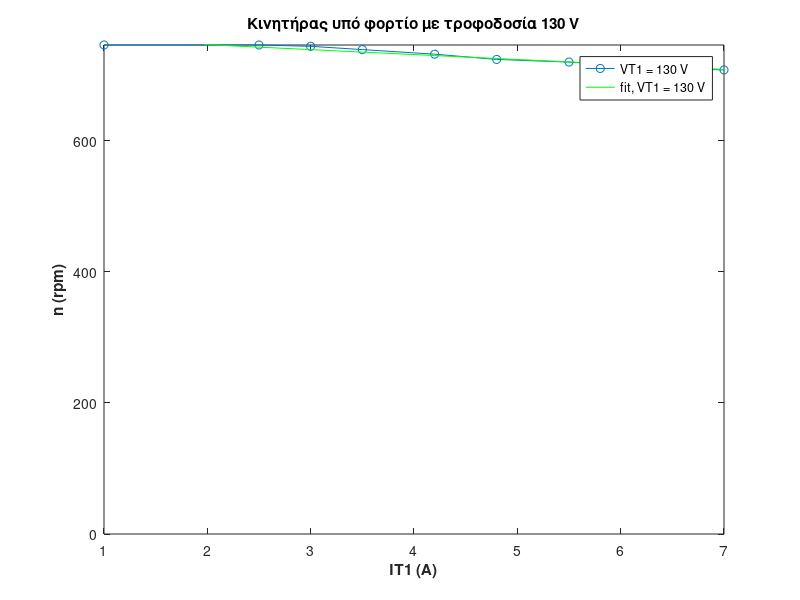
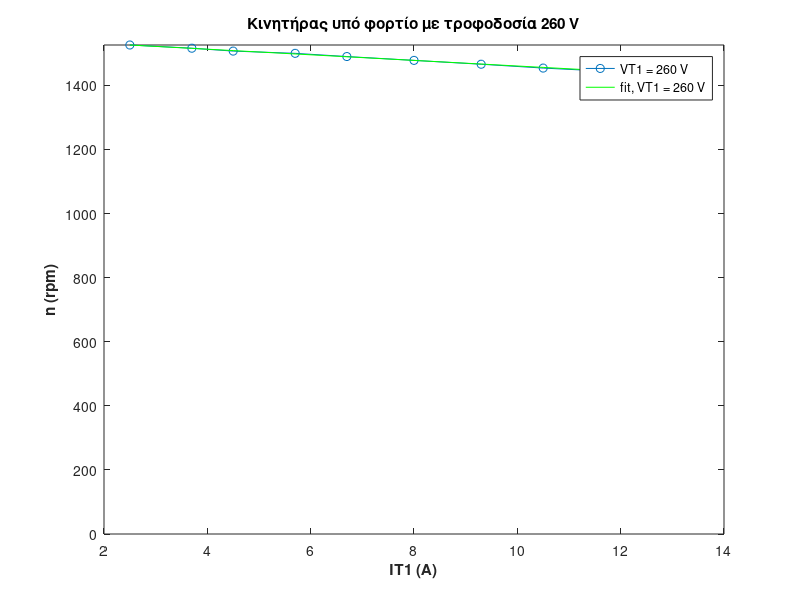

Write MATLAB code to recreate these figures, in order.
clear;
n_130 = [746 746 744 739 732 724 720 715 710 708];
IT1_130 = [1 2.5 3 3.5 4.2 4.8 5.5 6 6.5 7];

IT1_260 = [2.5 3.7 4.5 5.7 6.7 8 9.3 10.5 12 13.5];
n_260 = [1526 1516 1507 1500 1490 1478 1466 1454 1442 1432];
figure(1)
plot(IT1_130, n_130,'Marker','o','DisplayName',"VT1 = 130 V");
xlabel("IT1 (A)","FontWeight","bold");
ylabel("n (rpm)","FontWeight","bold");
title("Κινητήρας υπό φορτίο με τροφοδοσία 130 V","FontWeight","bold");
ylim([0 inf]);
P1 = polyfit(IT1_130, n_130,1);
y1fit = P1(1)*IT1_130+P1(2);
hold on;
plot(IT1_130,y1fit,'g','DisplayName',"fit, VT1 = 130 V");
legend;

figure(2)
plot(IT1_260, n_260,'Marker','o','DisplayName',"VT1 = 260 V");
xlabel("IT1 (A)","FontWeight","bold");
ylabel("n (rpm)","FontWeight","bold");
title("Κινητήρας υπό φορτίο με τροφοδοσία 260 V","FontWeight","bold");
ylim([0 inf]);

P2 = polyfit(IT1_260, n_260,1);
y2fit = P2(1)*IT1_260+P2(2);
hold on;
plot(IT1_260,y2fit,'g','DisplayName',"fit, VT1 = 260 V");
legend;
